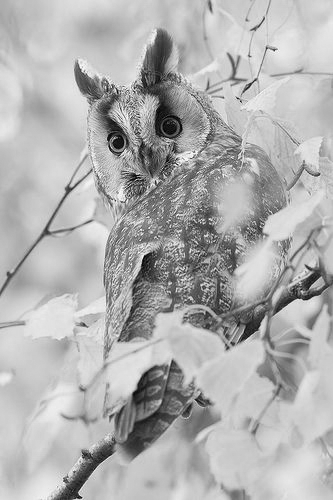
#> input picture A7/owl.png, 333 x 500 px
$ jupyter execute --allow-errors A7.ipynb
#> lines starting #> are read from the running program, lines starting #| are printed output that depends on the picture
# 第七次作业
### 姓名：张家琪
### 班级：2020211601
### 学号：2020211178

# 作业内容

## （1）对附件中的两幅图像分别进行DFT，以log(1+abs(f))形式显示信号频谱。从空域观察：两张图片中并没有明显的水平和垂直边缘，但从图像频谱显示其包含有强烈的水平与垂直分量，请分析其原因，提出相应的解决办法并进行验证。

## 对附件中的两幅图像分别进行DFT，以log(1+abs(f))形式显示信号频谱

[cell 1]
import numpy as np
import matplotlib.pyplot as plt
from skimage import io
import scipy.signal as signal
import math

[cell 2]
plt.figure(figsize=(8,8))

#> (the rest of this cell did not finish here and is left out)

## 分析图像频谱显示其包含有强烈的水平与垂直分量的原因，提出相应的解决办法并进行验证。

原图出现这样的现象是因为取样后的dft具有周期延拓性，边缘有明显的不连续，因此需要使用汉明窗等类似的窗处理边缘，使不连续现象得到改善。在此我使用用汉宁窗方法：

[cell 3]
plt.figure(figsize=(8,8))

#> (the rest of this cell did not finish here and is left out)

可以看出，汉宁窗明显地改善了边缘不连续的问题，频谱水平和垂直的分量降低。

## （2）选一张灰度图像，然后顺序进行下列处理操作:
A.对(x,y)位置上的像素值乘以$(-1)^{x+y}$
\
B.计算图像二维DFT
\
C.对二维DFT的值取共轭
\
D.对共轭后的频谱做IDFT运算
\
E.对IDFT的结果取实部
\
F.对实部乘以$(-1)^{x+y}$

## 代码实践

[cell 4]
img=io.imread("owl.png",as_gray=True)
#> img is the input picture: shape (500, 333) float64; min 0.00392, max 0.988, mean 0.689
arr=img
arr.flags["WRITEABLE"]=False
arr_A=np.copy(arr)
arr_A.flags["WRITEABLE"]=True

plt.figure(figsize=(12,8))

# 原图
plt.subplot(241)
plt.imshow(arr,plt.cm.gray)
plt.axis('off')

# A
for x in range(arr.shape[0]):
    for y in range(arr.shape[1]):
        arr_A[x][y]=arr[x][y]*math.pow(-1,x+y)
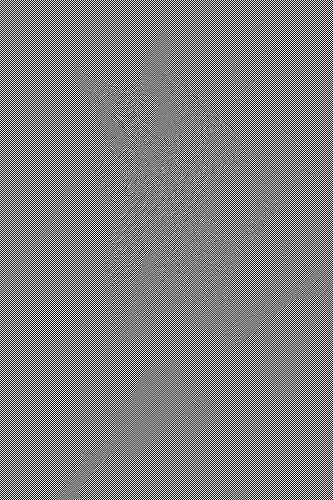
#> arr_A: shape (500, 333) float64; min -0.988, max 0.988, mean -6.87e-05; drawn with min black and max white

plt.subplot(242)
plt.imshow(arr_A,plt.cm.gray)
plt.axis('off')

# B
arr_B=np.fft.fft2(arr_A)
plt.subplot(243)
plt.imshow(np.log10(1+abs(arr_B)),plt.cm.gray)
plt.axis('off')

# C
arr_C=np.conjugate(arr_B)
plt.subplot(244)
plt.imshow(np.log10(1+abs(arr_C)),plt.cm.gray)
plt.axis('off')

# D
arr_D=np.fft.ifft2(arr_C)
plt.subplot(245)
plt.imshow(np.log10(1+abs(arr_D)),plt.cm.gray)
plt.axis('off')

# E
arr_E=np.real(arr_D)
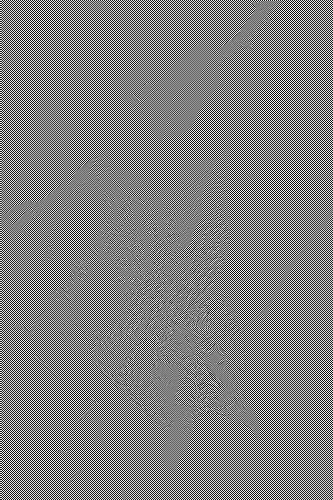
#> arr_E: shape (500, 333) float64; min -0.988, max 0.988, mean -6.87e-05; drawn with min black and max white
plt.subplot(246)
plt.imshow(arr_E,plt.cm.gray)
plt.axis('off')

# F
arr_E.flags["WRITEABLE"]=False
arr_F=np.copy(arr_E)
arr_F.flags["WRITEABLE"]=True
for x in range(arr_E.shape[0]):
    for y in range(arr_E.shape[1]):
        arr_F[x][y]=arr_E[x][y]*math.pow(-1,x+y)
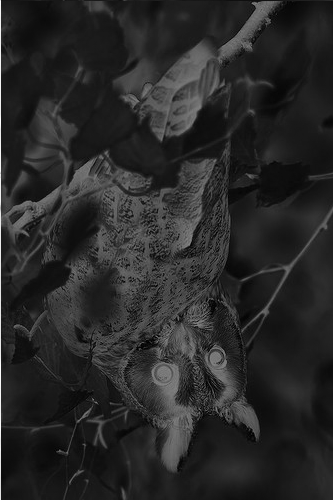
#> arr_F: shape (500, 333) float64; min -0.988, max 0.906, mean -0.685; drawn with min black and max white

plt.subplot(247)
plt.imshow(arr_F,plt.cm.gray)
plt.axis('off')

tips=io.imread("tips.png",as_gray=True)
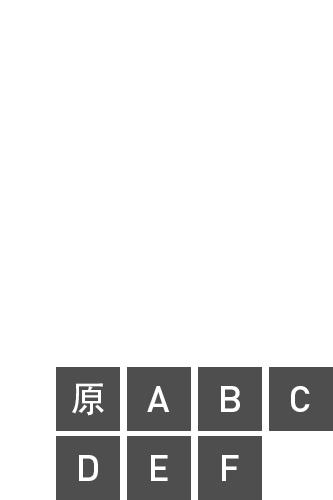
#> input picture A7/tips.png, 333 x 500 px
#> tips is the input picture: shape (500, 333) float64; min 0.306, max 1, mean 0.888
plt.subplot(248)
plt.imshow(tips,plt.cm.gray)
plt.axis('off')
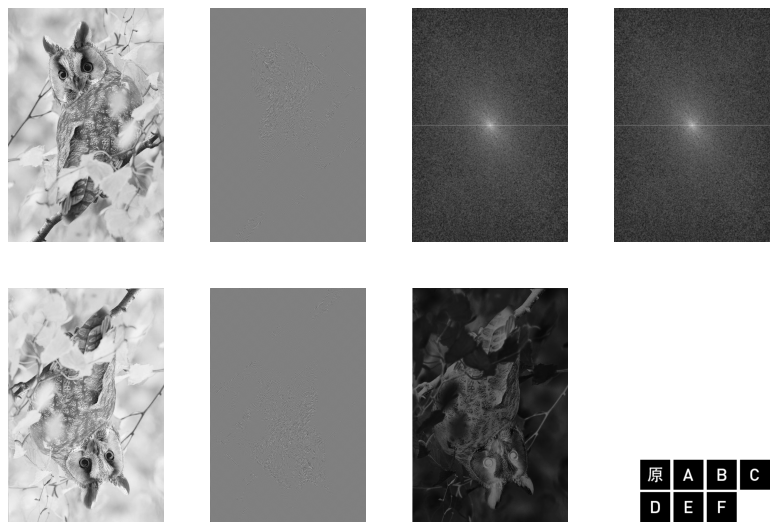
#> figure drawn by matplotlib, 8 panels

## 理论分析：与原始图像进行对比，从理论上分析为什么会出现这种结果。

对比原始图像，会发现图像旋转了180度，且颜色反相。这主要是因为在步骤C时对数据取了共轭。

步骤D与E互为逆变换，即$DFT(IDFT(a))=a$，因此对结果没有影响。回顾DFT与IDFT变换如下：

对于一张大小为$M\times N$的图像$f(x)$，其二维傅里叶变换（DFT）为
$$
F(u,v)=\sum_{x=0}^{M-1}\sum_{y=0}^{N-1}f(x,y)e^{-j2\pi(ux/M+vy/N)}
$$
而对于给定$F(u,v)$，可以根据傅里叶反变换（IDFT）获得$f(x,y)$
$$
f(x,y)=\frac{1}{MN}\sum_{u=0}^{M-1}\sum_{v=0}^{N-1}F(u,v)e^{j2\pi(ux/M+vy/N)}
$$

先对步骤C对结果的影响进行解释：用极坐标的性质表示$F(u,v)$，为
$$
F(u,v)=|F(u,v)|e^{j\phi(u,v)}
$$
其中，$|F(u,v)|$被称为频谱（spectrum），决定了图像的颜色；$e^{j\phi(u,v)}$被称为相位角（phase angle），决定了图像的形状。对于原始数据$C=|C|e^{j\theta}$，共轭后数据为$C^*=|C|e^{-j\theta}$，因此图像将旋转180度。至于图像颜色为何反相未能推导出来，但应该与图像的$M\times N$相关，结论为，当图像$M\times N$为偶数时，$|F(u,v)|=F(u,v)$，当图像$M\times N$为奇数时，$|F(u,v)|=-F(u,v)$。下方列出当图像$M\times N$为偶数时的代码实践结果。

[cell 5]
img=io.imread("img_3.jpg",as_gray=True)
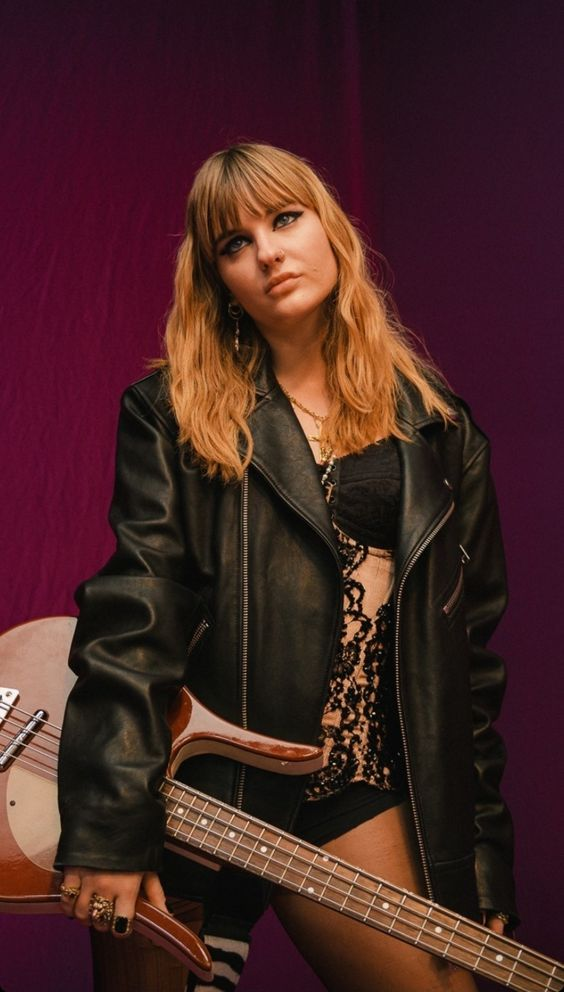
#> input picture A7/img_3.jpg, 564 x 992 px
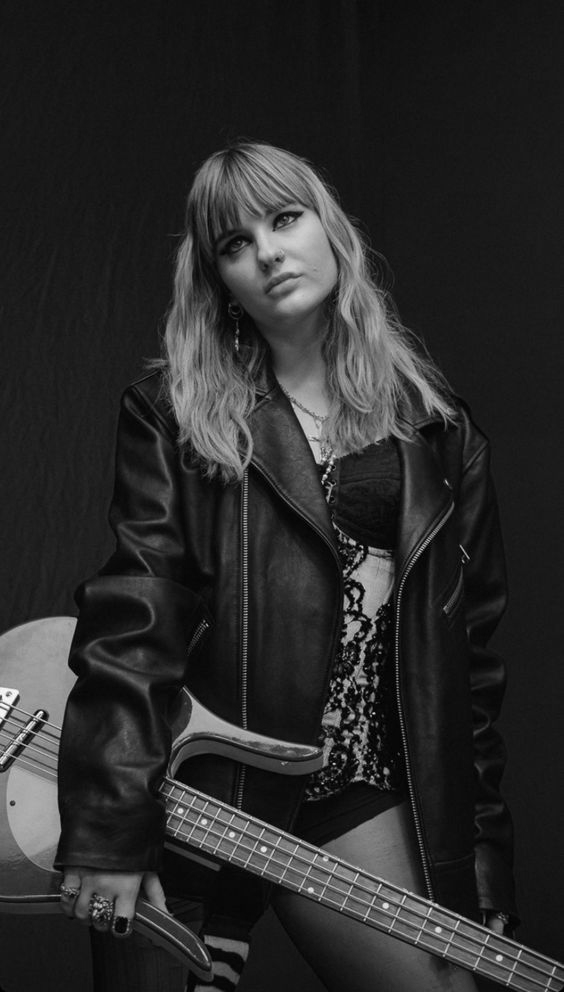
#> img: shape (992, 564) float64; min 0, max 0.997, mean 0.17
arr=img
arr.flags["WRITEABLE"]=False
arr_A=np.copy(arr)
arr_A.flags["WRITEABLE"]=True

plt.figure(figsize=(12,8))

# 原图
plt.subplot(241)
plt.imshow(arr,plt.cm.gray)
plt.axis('off')

# A
for x in range(arr.shape[0]):
    for y in range(arr.shape[1]):
        arr_A[x][y]=arr[x][y]*math.pow(-1,x+y)
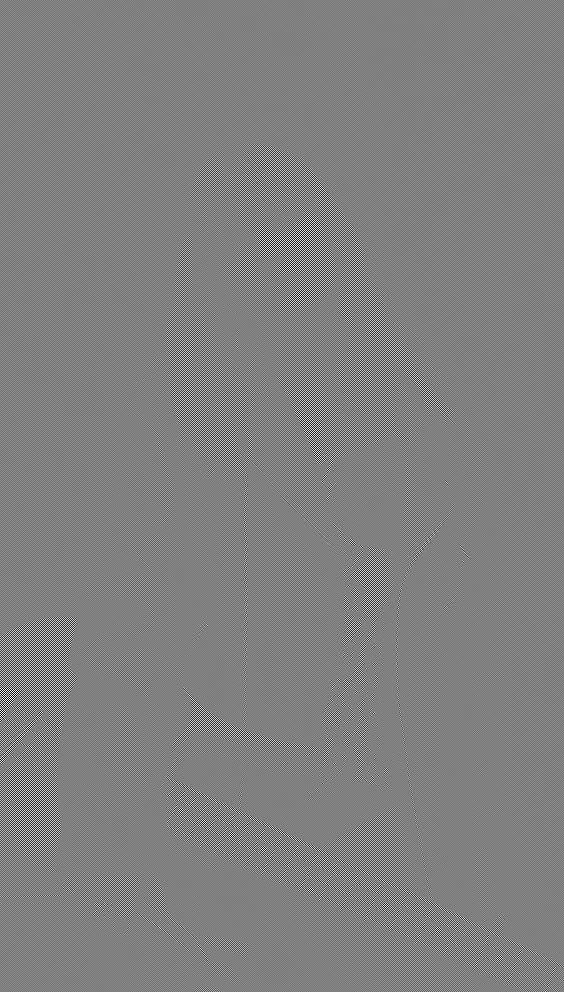
#> arr_A: shape (992, 564) float64; min -0.997, max 0.987, mean 1.37e-07; drawn with min black and max white

plt.subplot(242)
plt.imshow(arr_A,plt.cm.gray)
plt.axis('off')

# B
arr_B=np.fft.fft2(arr_A)
plt.subplot(243)
plt.imshow(np.log10(1+abs(arr_B)),plt.cm.gray)
plt.axis('off')

# C
arr_C=np.conjugate(arr_B)
plt.subplot(244)
plt.imshow(np.log10(1+abs(arr_C)),plt.cm.gray)
plt.axis('off')

# D
arr_D=np.fft.ifft2(arr_C)
plt.subplot(245)
plt.imshow(np.log10(1+abs(arr_D)),plt.cm.gray)
plt.axis('off')

# E
arr_E=np.real(arr_D)
#> arr_E: shape (992, 564) float64
plt.subplot(246)
plt.imshow(arr_E,plt.cm.gray)
plt.axis('off')

# F
arr_E.flags["WRITEABLE"]=False
arr_F=np.copy(arr_E)
arr_F.flags["WRITEABLE"]=True
for x in range(arr_E.shape[0]):
    for y in range(arr_E.shape[1]):
        arr_F[x][y]=arr_E[x][y]*math.pow(-1,x+y)
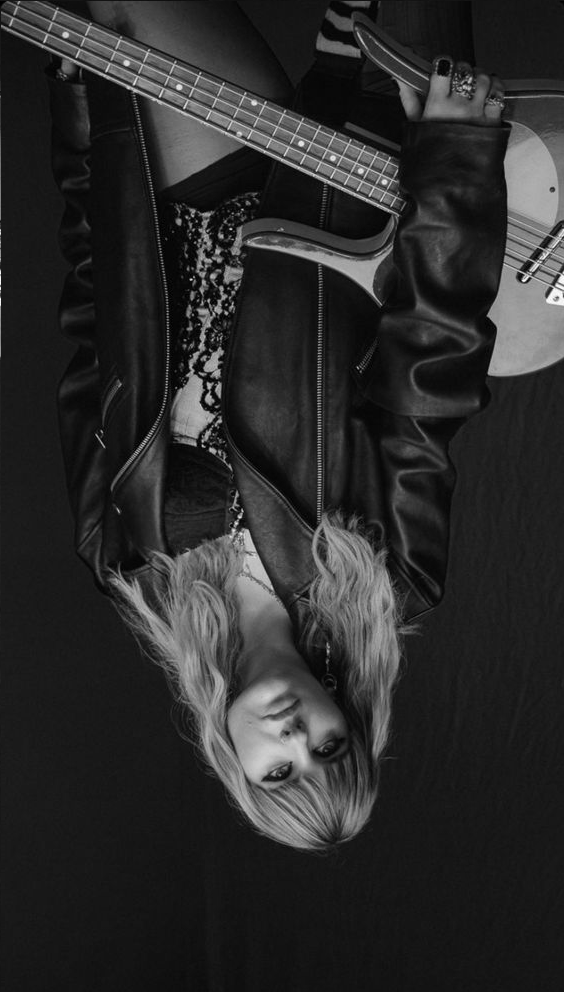
#> arr_F: shape (992, 564) float64; min -2.08e-16, max 0.997, mean 0.17; drawn with min black and max white

plt.subplot(247)
plt.imshow(arr_F,plt.cm.gray)
plt.axis('off')

tips=io.imread("tips.png",as_gray=True)
plt.subplot(248)
plt.imshow(tips,plt.cm.gray)
plt.axis('off')
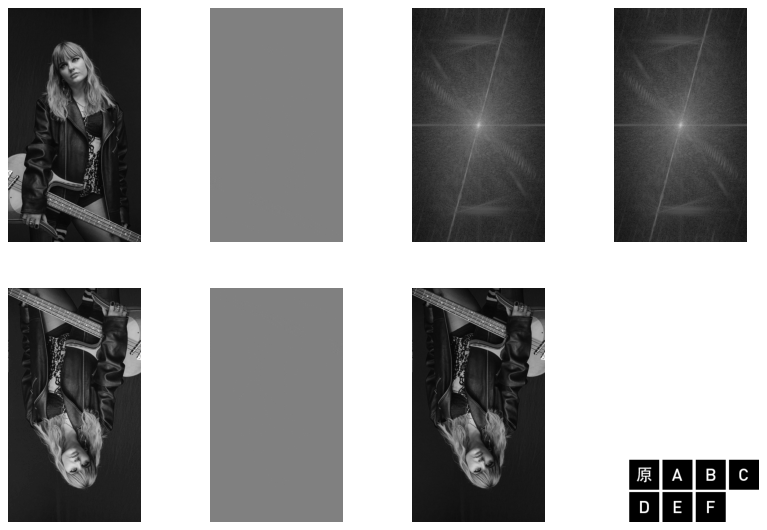
#> figure drawn by matplotlib, 8 panels
